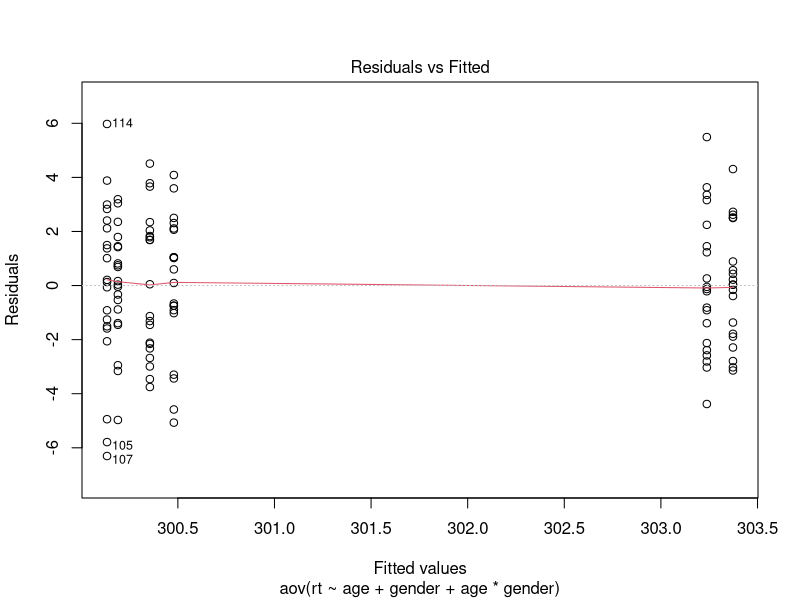
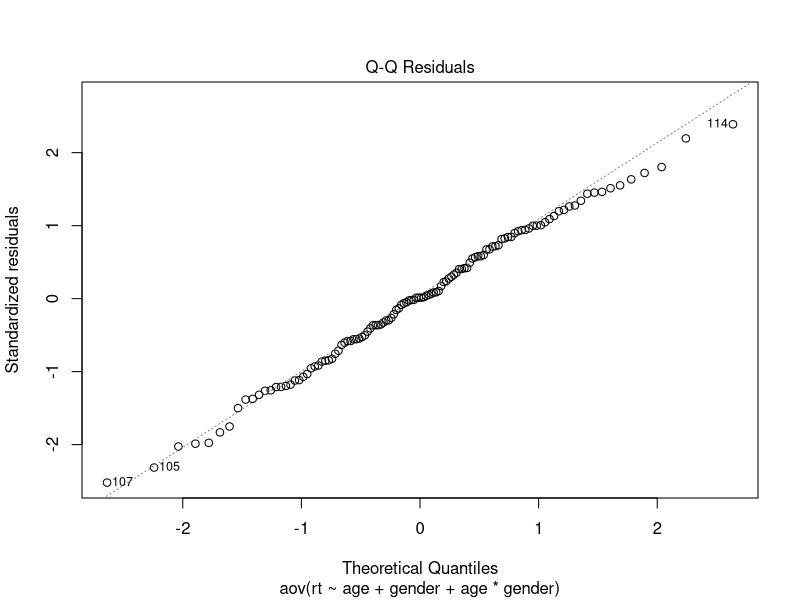
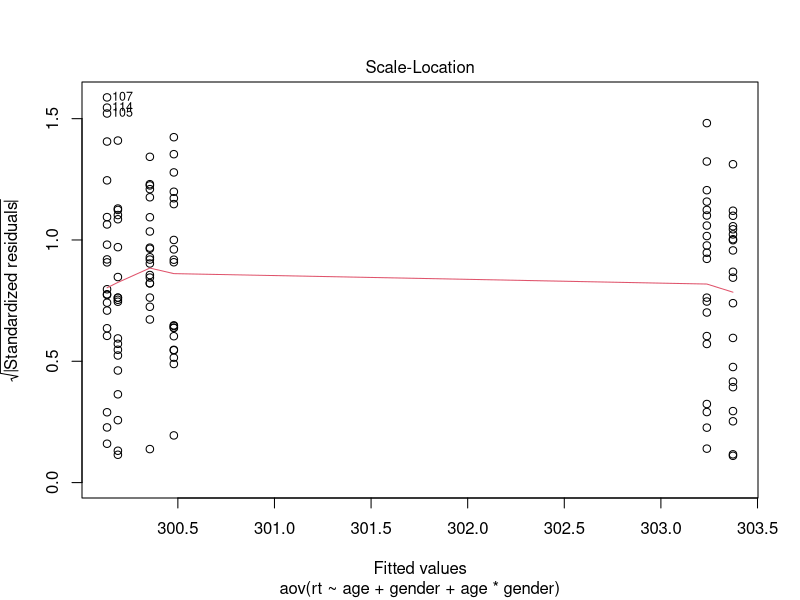
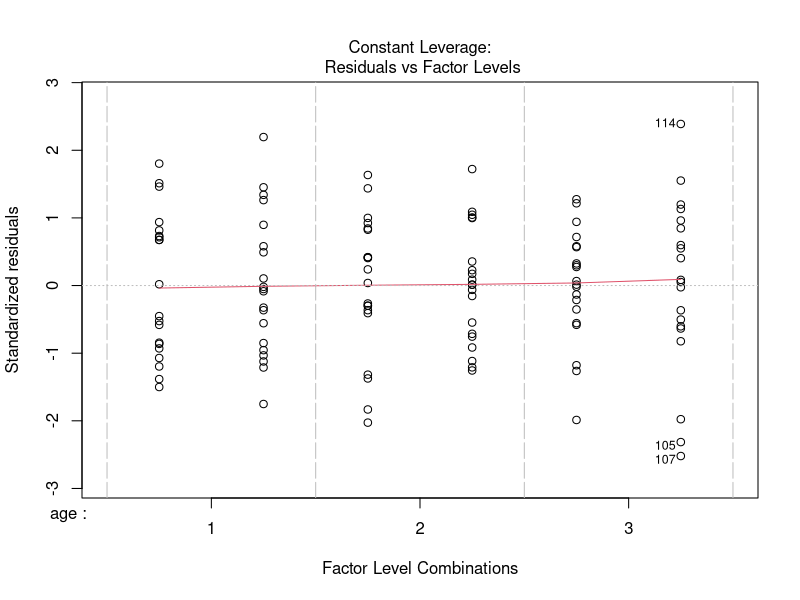
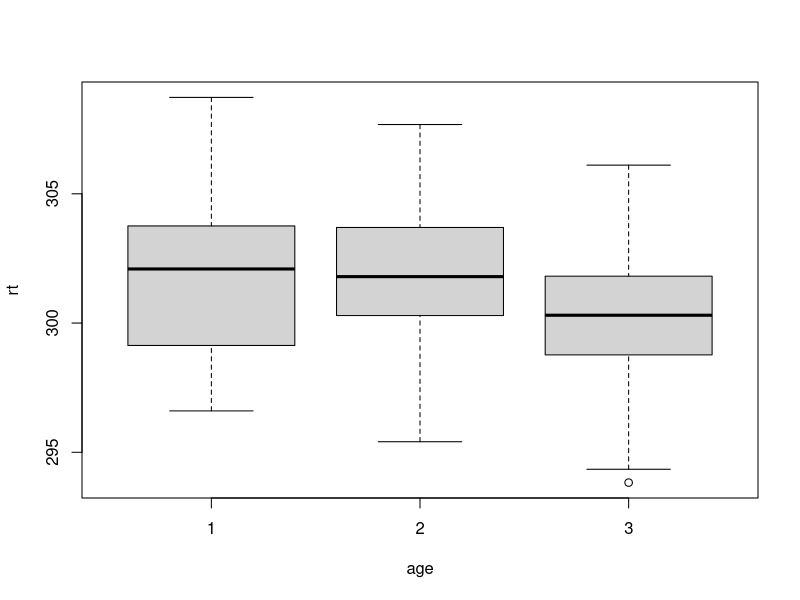
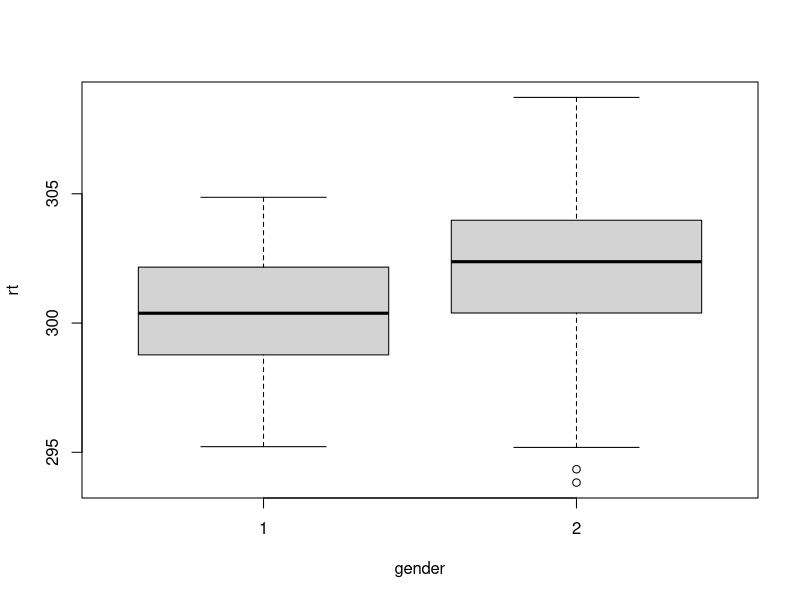
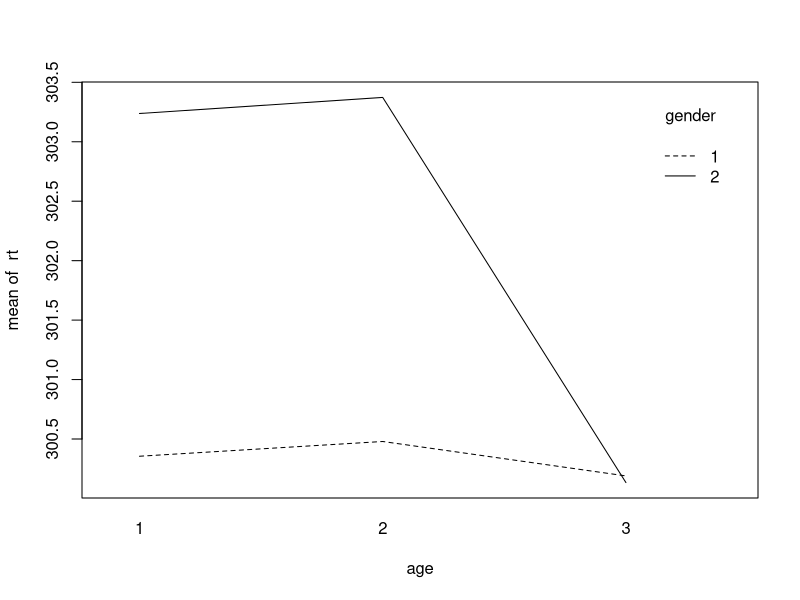

The R source for these figures, in order:
data = read.table("anova_assignment_data.txt")
names(data) = c("subjects", "age", "gender", "rt")

rt = data$rt
age = factor(data$age)
gender = factor(data$gender)
model = aov(rt~age + gender + age*gender)
summary(model)

plot(model)

#Effects of age
plot(rt~age)

#Effects of gender
plot(rt~gender)

#Interaction
interaction.plot(age, gender, rt)

#Young (group 3) appear to have reaction times that are faster
#Than the other two age groups
#Females have faster reaction times than males

TukeyHSD(model)

#Can also run an independent samples t-test at each level of age to see where the difference lies
age1 = subset(data, age == 1)
t.test(age1$rt~age1$gender)
age2 = subset(data, age == 2)
t.test(age2$rt~age2$gender)
age3 = subset(data, age == 3)
t.test(age3$rt~age3$gender)

#Alternative split data into gender
gender1 = subset(data, gender == 1)
model1 = aov(gender1$rt~factor(gender1$age))
summary(model1)

gender2 = subset(data,gender == 2)
model2 = aov(gender2$rt~factor(gender2$age))
summary(model2)
TukeyHSD(model2)
